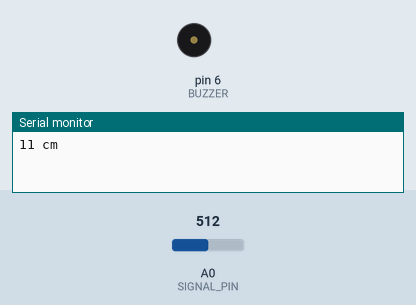
Recording of a sketch running on a simulated Arduino Uno, built with avr-gcc and run on an emulated ATmega328P. On the bench: buzzer (waves = sounding), the last lines printed to the serial monitor. The test bench sets the inputs (shaded band); at power-on: A0 (SIGNAL_PIN) = 512.

Above: at 2.3 s.
2.4 s: A0 (SIGNAL_PIN) set to 279
5.9 s: A0 (SIGNAL_PIN) set to 252
At 6.8 s:
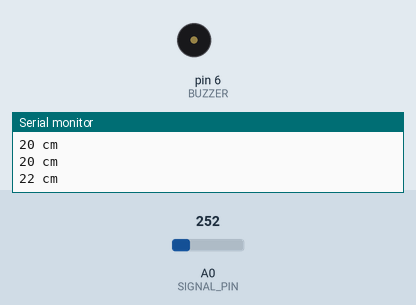
Timing chart, 0 to 8.9 s (numbered marks = the images above; inputs shaded):
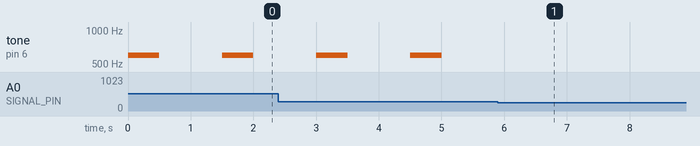

Measured:
- the behaviour switches between 270 and 269 on A0 (SIGNAL_PIN) (found by bisection; images 0 and 1)
- after the input at 5.9 s, tone on pin 6 (BUZZER): stops changing and stays silent
- by itself, tone on pin 6 (BUZZER): alternates 600 Hz for 0.50 s and silent for 1.0 s

The sketch:

IR_Spec_1.ino
```cpp
#define BUZZER 6
#define SIGNAL_PIN A0

int distance =0;
void setup() {
  // put your setup code here, to run once:
   Serial.begin(9600);
   pinMode(BUZZER,OUTPUT);
   pinMode(SIGNAL_PIN,INPUT);
}

void loop() {
  // put your main code here, to run repeatedly:
  int volt = map(analogRead(A0),0,1023,0,5000);
  distance = (27.61/ (volt- 0.1696))*1000;


  if (distance <=20)
  {
   tone(BUZZER,600);
   delay(500);
   noTone(BUZZER);
   delay(500);
  }
  else
  {
    delay(500);
  }
  Serial.print(distance);
  Serial.println(" cm");
  delay(500);
}
```
